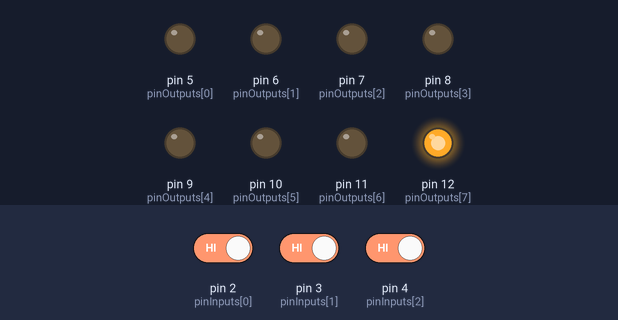
Recording of a sketch running on a simulated Arduino Uno, built with avr-gcc and run on an emulated ATmega328P. On the bench: output pins drawn as LEDs (lit = HIGH). The inputs (shaded band) are chosen by the test bench; at power-on: pin 2 (pinInputs[0]) HIGH, pin 3 (pinInputs[1]) HIGH, pin 4 (pinInputs[2]) HIGH.

Above: at 1.2 s.
1.3 s: pin 2 (pinInputs[0]) driven LOW
At 2.5 s:
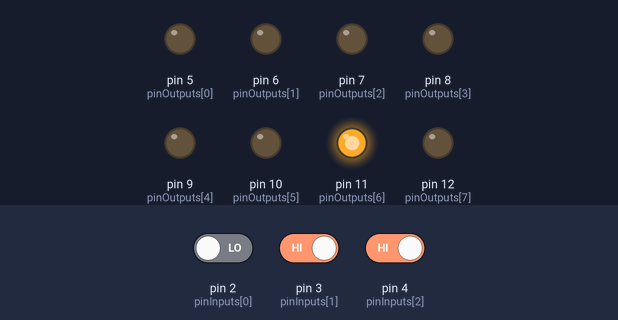
2.8 s: pin 3 (pinInputs[1]) driven LOW
At 3.6 s:
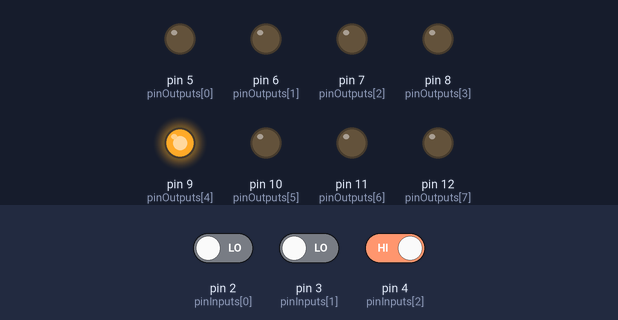
4.3 s: pin 4 (pinInputs[2]) driven LOW
At 4.8 s:
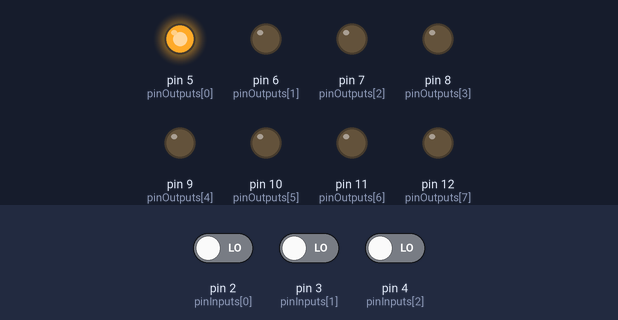
5.8 s: pin 2 (pinInputs[0]) driven HIGH
At 7.0 s:
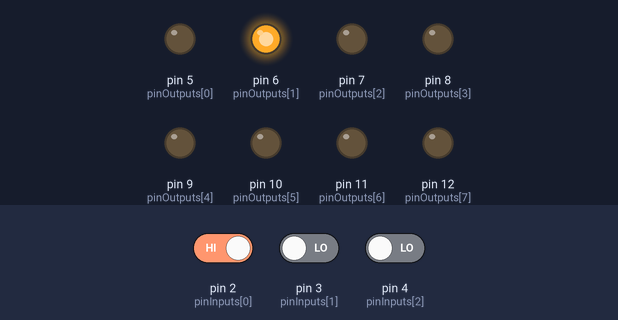
7.3 s: pin 3 (pinInputs[1]) driven HIGH
At 8.2 s:
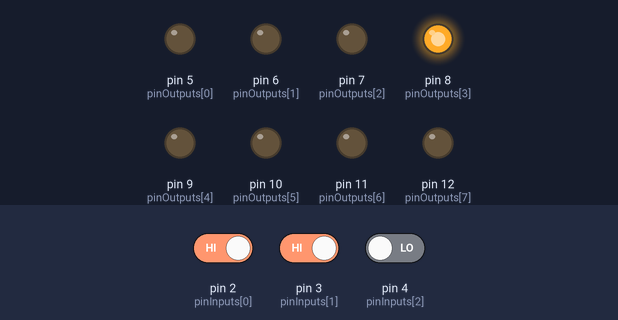
8.8 s: pin 2 (pinInputs[0]) driven LOW
At 9.4 s:
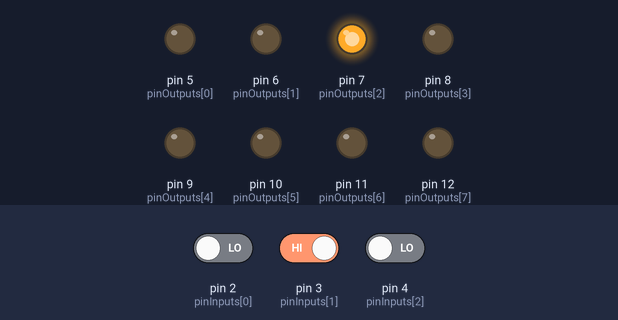
Timing chart, 0 to 11.3 s (numbered marks = the images above; inputs shaded):
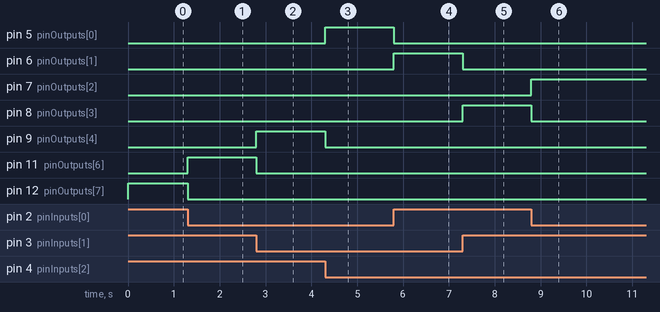

Measured:
- after the input at 1.3 s, pin 11 (pinOutputs[6]): LOW → HIGH at once; pin 12 (pinOutputs[7]): HIGH → LOW at once
- after the input at 2.8 s, pin 9 (pinOutputs[4]): LOW → HIGH at once; pin 11 (pinOutputs[6]): HIGH → LOW at once
- after the input at 4.3 s, pin 5 (pinOutputs[0]): LOW → HIGH at once; pin 9 (pinOutputs[4]): HIGH → LOW at once
- after the input at 5.8 s, pin 5 (pinOutputs[0]): HIGH → LOW at once; pin 6 (pinOutputs[1]): LOW → HIGH at once
- after the input at 7.3 s, pin 6 (pinOutputs[1]): HIGH → LOW at once; pin 8 (pinOutputs[3]): LOW → HIGH at once
- after the input at 8.8 s, pin 7 (pinOutputs[2]): LOW → HIGH at once; pin 8 (pinOutputs[3]): HIGH → LOW at once

The sketch:

sketch_dec01b.ino
```cpp
int pinOutputs[] = {5, 6, 7, 8, 9, 10, 11, 12};
int pinInputs[] = {2, 3, 4};

void setup() {
  // put your setup code here, to run once:
  Serial.begin(9600);
  for (int i = 0; i < 8; i++) {
    pinMode(pinOutputs[i], OUTPUT);
  }
  for (int i = 0; i < 3; i++) {
    pinMode(pinInputs[i], INPUT);
  }
}

void loop() {
  int bit0 = digitalRead(pinInputs[0]);
  int bit1 = digitalRead(pinInputs[1]);
  int bit2 = digitalRead(pinInputs[2]);

  if (bit0 == 0 && bit1 == 0 && bit2 == 0) {
    switchLEDS(0, 0, 0, 0, 0, 0, 0, 1);
  }
  if (bit0 == 1 && bit1 == 0 && bit2 == 0) {
    switchLEDS(0, 0, 0, 0, 0, 0, 1, 0);
  }
  if (bit0 == 0 && bit1 == 1 && bit2 == 0) {
    switchLEDS(0, 0, 0, 0, 0, 1, 0, 0);
  }
  if (bit0 == 1 && bit1 == 1 && bit2 == 0) {
    switchLEDS(0, 0, 0, 0, 1, 0, 0, 0);
  }
  if (bit0 == 0 && bit1 == 0 && bit2 == 0) {
    switchLEDS(0, 0, 0, 0, 0, 0, 0, 1);
  }
  if (bit0 == 0 && bit1 == 0 && bit2 == 1) {
    switchLEDS(0, 0, 0, 1, 0, 0, 0, 0);
  }
  if (bit0 == 1 && bit1 == 0 && bit2 == 1) {
    switchLEDS(0, 0, 1, 0, 0, 0, 0, 0);
  }
  if (bit0 == 0 && bit1 == 1 && bit2 == 1) {
    switchLEDS(0, 1, 0, 0, 0, 0, 0, 0);
  }
  if (bit0 == 1 && bit1 == 1 && bit2 == 1) {
    switchLEDS(1, 0, 0, 0, 0, 0, 0, 0);
  }
}

void switchLEDS(int LED7, int LED6, int LED5, int LED4, int LED3, int LED2, int LED1, int LED0) {
  digitalWrite(pinOutputs[0], LED0);
  digitalWrite(pinOutputs[1], LED1);
  digitalWrite(pinOutputs[2], LED2);
  digitalWrite(pinOutputs[3], LED3);
  digitalWrite(pinOutputs[4], LED4);
  digitalWrite(pinOutputs[5], LED5);
  digitalWrite(pinOutputs[6], LED6);
  digitalWrite(pinOutputs[7], LED7);
}
```
